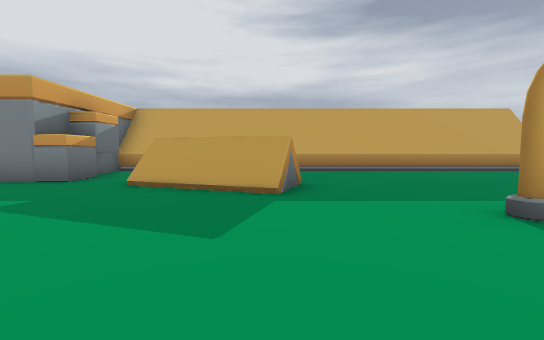
View 1 (above)

20 first-person views from a walk through a Godot game level. The camera is 1.3 m above the floor, tilts 4° down and sees 90° across. The floor is counted in squares, 2 m on a side. Each view is taken from the middle of a square. On the plan, view 1 faces up. The plan holds only what a view shows up to about 9 squares ahead; the rest is blank.

View 2
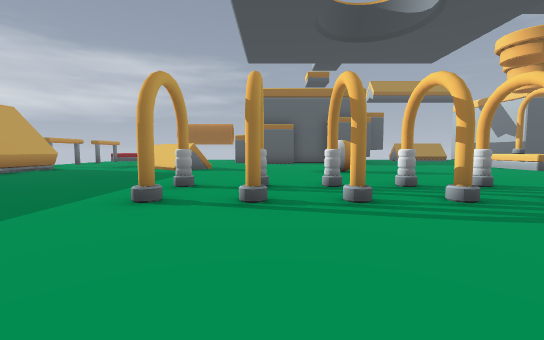

View 3
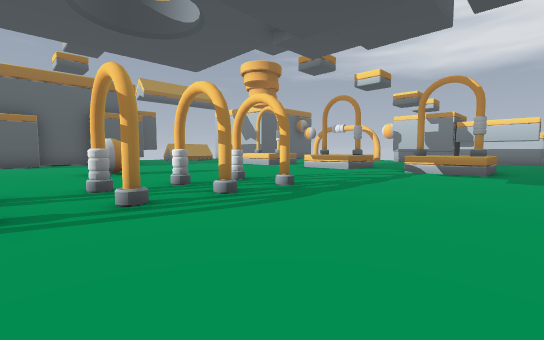

View 4
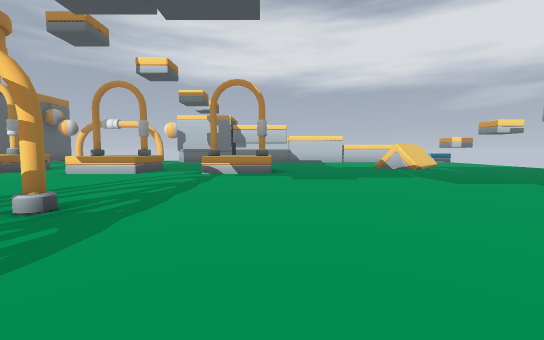

View 5
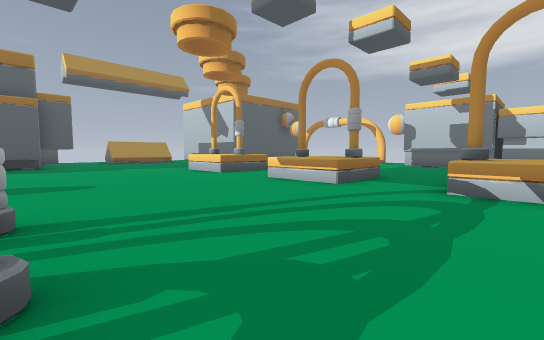

View 6
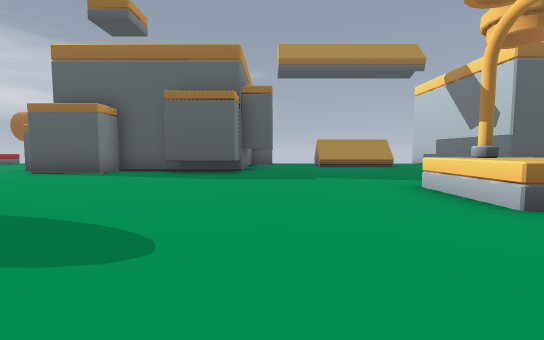

View 7
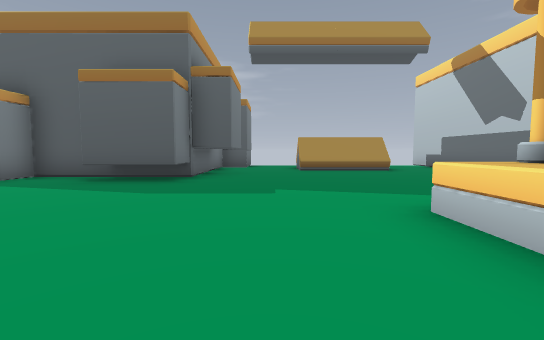

View 8
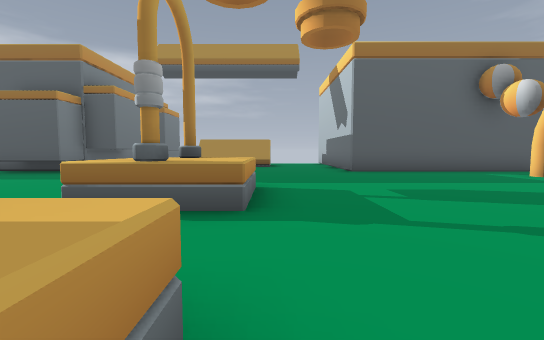

View 9
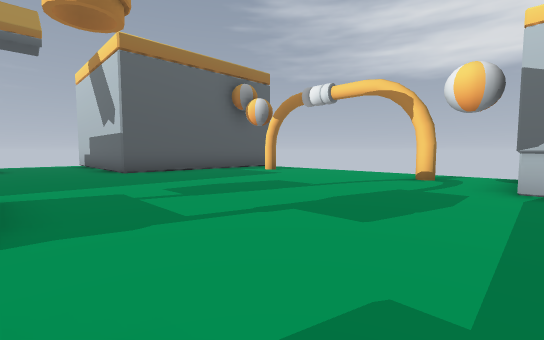

View 10
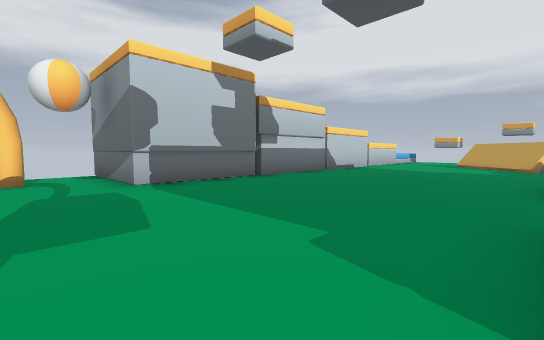

View 11
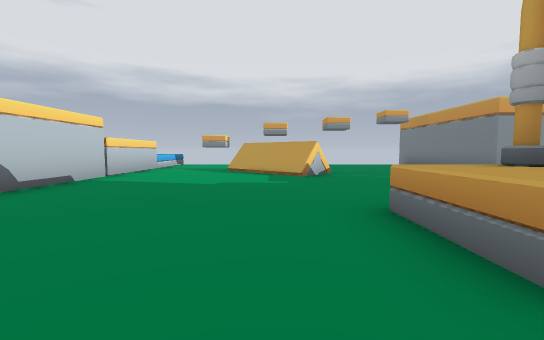

View 12
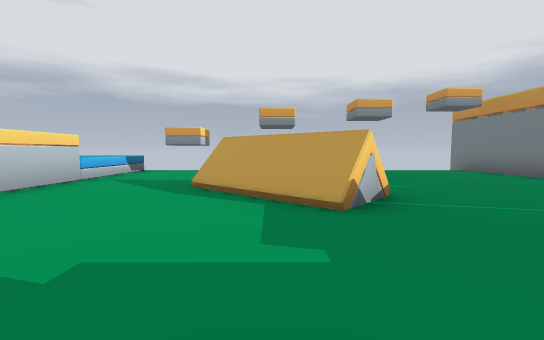

View 13
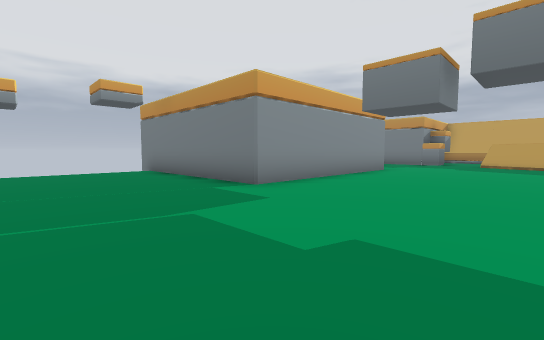

View 14
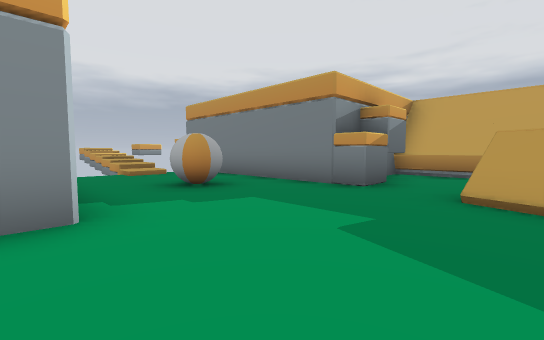

View 15
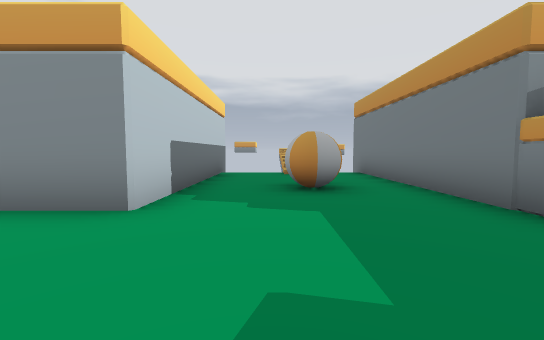

View 16
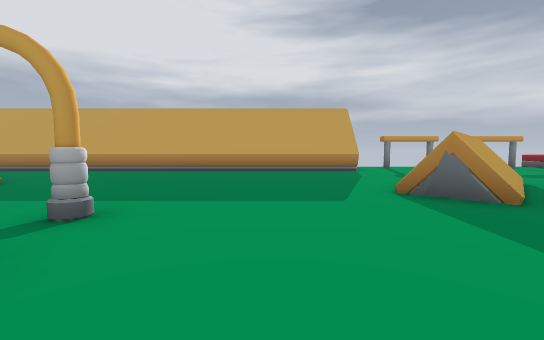

View 17
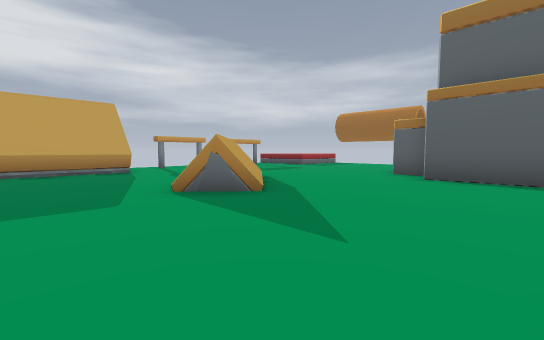

View 18
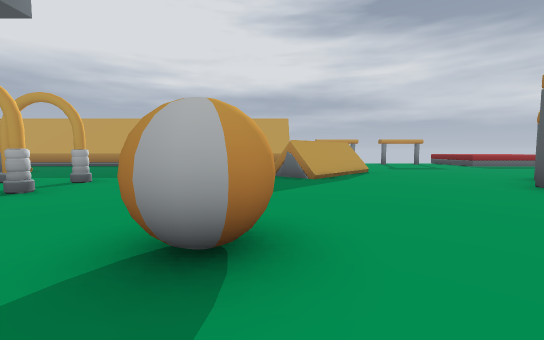

View 19
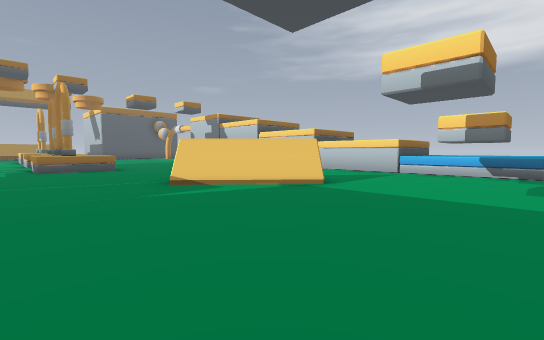

View 20
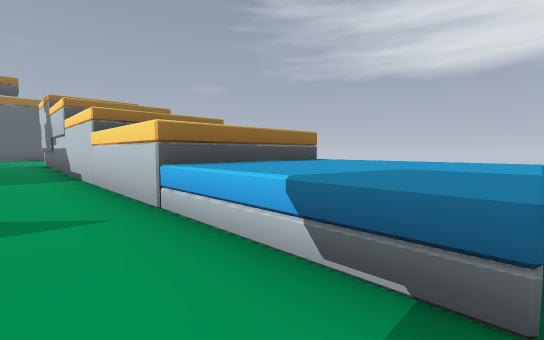

### Floor plan
Key: @ floor where view 1 was taken; # wall or solid block; . floor; / step, stairs or slope; = window, fence, low wall or low ledge; ^ raised ledge; A arch; B ball.
Columns run from 11 left of view 1 to 16 right of it. Each row starts with its distance up from view 1.
  9       ##############..
  8       #...............
  7       #..............  ..
  6 #######..# ..........#......
  5  ........###........##=.....
  4  /..B...............#......
  3  ..............A.........#
  2  .......................##
  1 #######.......#A........##
  0       #....@..#A........##
 -1       #.......#A..BB.....#
 -2       #.................##
 -3       #........A........^#
 -4  ######.................####
 -5  ........................##.
 -6  ...........................
 -7  ..........................#
 -8  ..........A^A.^^^.^^^.....#
 -9  ..........A^A.A^A.A^A.....#
-10  .....##...................#
-11  ...=##.....................
-12  ....#......................
-13  ........................###
-14  ........................#
-15  ........................#
-16  ^^^#############........#
-17  ^^^#           #.#... #.#
-18  ^^^#           #.....  .#

Where each view was taken, in squares from view 1:
view 1: 0 up, 0 right, facing up
view 2: 1 up, 1 left, facing right
view 3: 1 up, 1 left, facing down-right
view 4: 0 up, 0 right, facing down
view 5: 3 down, 1 right, facing down-right
view 6: 5 down, 5 right, facing right
view 7: 6 down, 7 right, facing right
view 8: 10 down, 5 right, facing right
view 9: 10 down, 5 right, facing down-right
view 10: 10 down, 7 right, facing down-left
view 11: 11 down, 3 right, facing left
view 12: 11 down, 1 left, facing left
view 13: 8 down, 1 left, facing up-left
view 14: 1 up, 2 left, facing up-left
view 15: 3 up, 2 left, facing left
view 16: 0 up, 6 right, facing up
view 17: 0 up, 6 right, facing up-right
view 18: 3 down, 8 right, facing up
view 19: 7 down, 10 left, facing down-right
view 20: 14 down, 10 left, facing down-right
